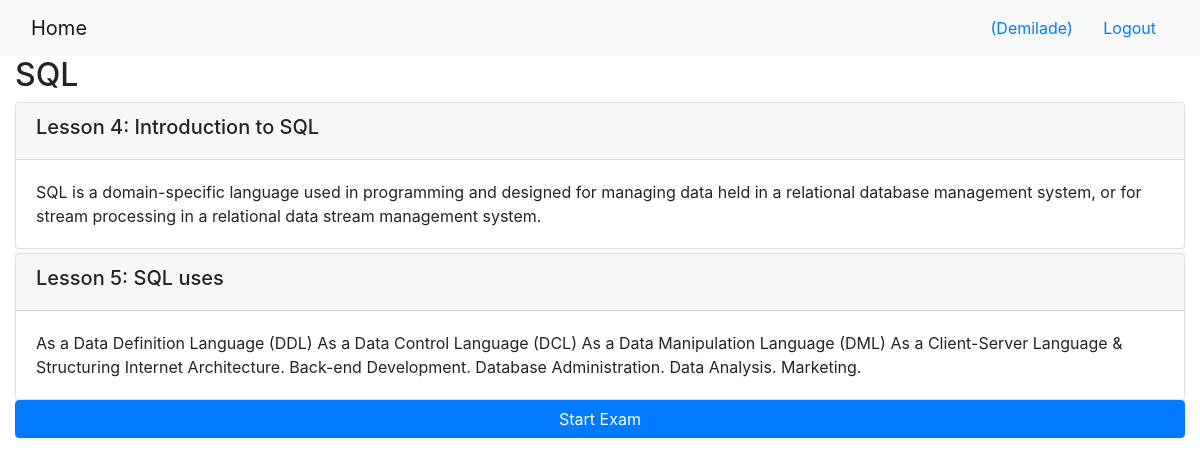
/2/ (signed in), run on the app's committed database.
### onlinecourse/models.py (models this page shows, shortened)
class Course(models.Model):
    name = models.CharField(null=False, max_length=30, default='online course')
    image = models.ImageField(upload_to='course_images/')
    description = models.CharField(max_length=1000)
    pub_date = models.DateField(null=True)
    instructors = models.ManyToManyField(Instructor)
    users = models.ManyToManyField(settings.AUTH_USER_MODEL, through='Enrollment')
    total_enrollment = models.IntegerField(default=0)
    is_enrolled = False

class Lesson(models.Model):
    title = models.CharField(max_length=200, default="title")
    order = models.IntegerField(default=0)
    course = models.ForeignKey(Course, on_delete=models.CASCADE)
    content = models.TextField()

### onlinecourse/views.py (the view)
# urls.py: path('<int:pk>/', views.CourseDetailView.as_view(), name='course_details'),
class CourseDetailView(generic.DetailView):
    model = Course
    template_name = 'onlinecourse/course_detail_bootstrap.html'

### onlinecourse/templates/onlinecourse/course_detail_bootstrap.html (shortened to what this page needs)
<!DOCTYPE html>
<html lang="en">
<head>
     {% load static %}
    <link rel="stylesheet" href="https://maxcdn.bootstrapcdn.com/bootstrap/4.5.2/css/bootstrap.min.css">
</head>
<body>
    <nav class="navbar navbar-light bg-light">
        <div class="container-fluid">
            <div class="navbar-header">
                  <a class="navbar-brand" href="{% url 'onlinecourse:index' %}">Home</a>
            </div>
            <ul class="nav navbar-nav navbar-right">
                {% if user.is_authenticated %}
                <li>
                    <a class="btn btn-link" href="#">{{ user.first_name }}({{ user.username }})</a>
                    <a class="btn btn-link" href="{% url 'onlinecourse:logout' %}">Logout</a>
                </li>
               {% endif %}
           </ul>
       </div>
   </nav>
   <div class="container-fluid">
           <h2>{{ course.name }}</h2>
           <div class="card-columns-vertical">
               {% for lesson in course.lesson_set.all %}
                   <div class="card mt-1">
                       <div class="card-header"><h5>Lesson {{lesson.order|add:1}}: {{lesson.title}}</h5></div>
                       <div class="card-body">{{lesson.content}}</div>
                   </div>
                   {% endfor %}
            </div>
            {% if user.is_authenticated %}
            <button data-toggle="collapse" data-target="#exam" class="btn btn-primary btn-block">Start Exam</button>
      {% endif %}
            </div>
</body>
</html>

### data on the page
Course: name "SQL"
Lesson: order|add "4", title "Introduction to SQL", content "SQL is a domain-specific language used in programming and designed for managing data held in a relational database management system, or for stream processing in a relational data stream management system."
Lesson: order|add "5", title "SQL uses", content "As a Data Definition Language (DDL) As a Data Control Language (DCL) As a Data Manipulation Language (DML) As a Client-Server Language & Structuring Internet Architecture. Back-end Development. Database Administration. Data Analysis. Marketing."

### other printed values
{{ user.username }} "Demilade"
